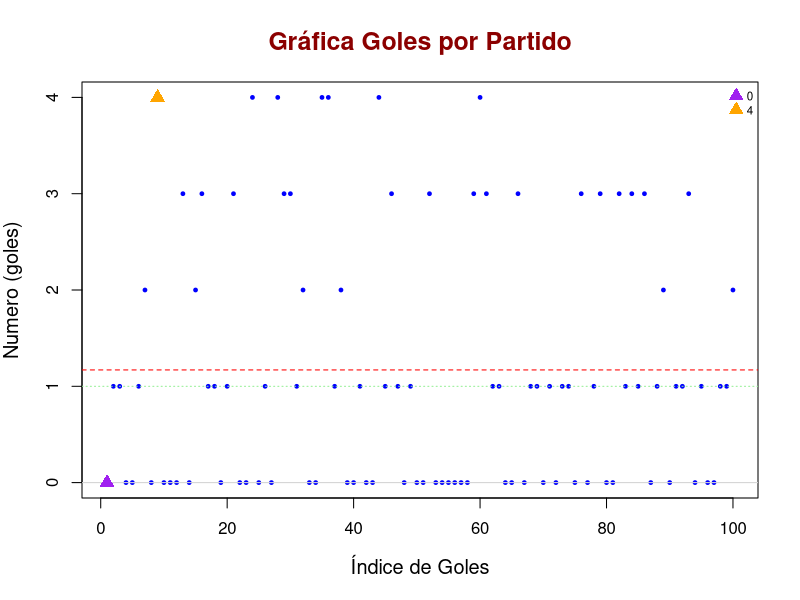
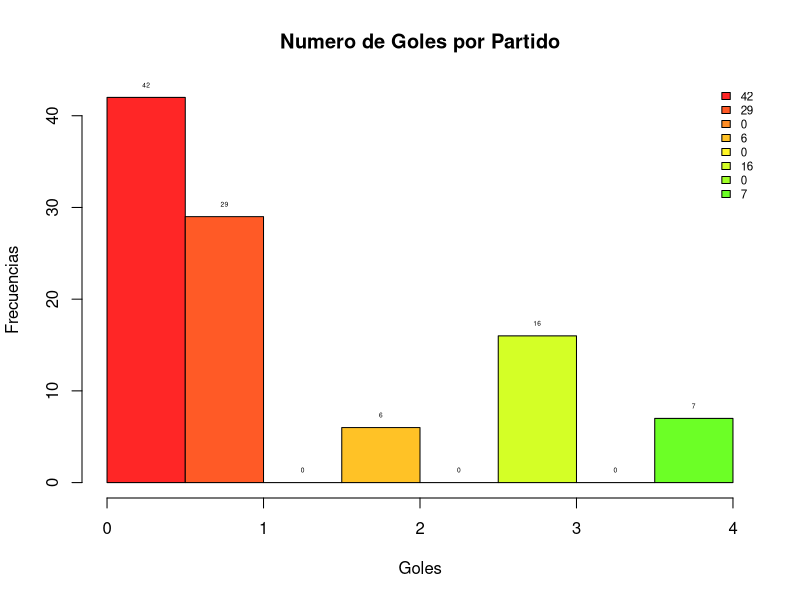
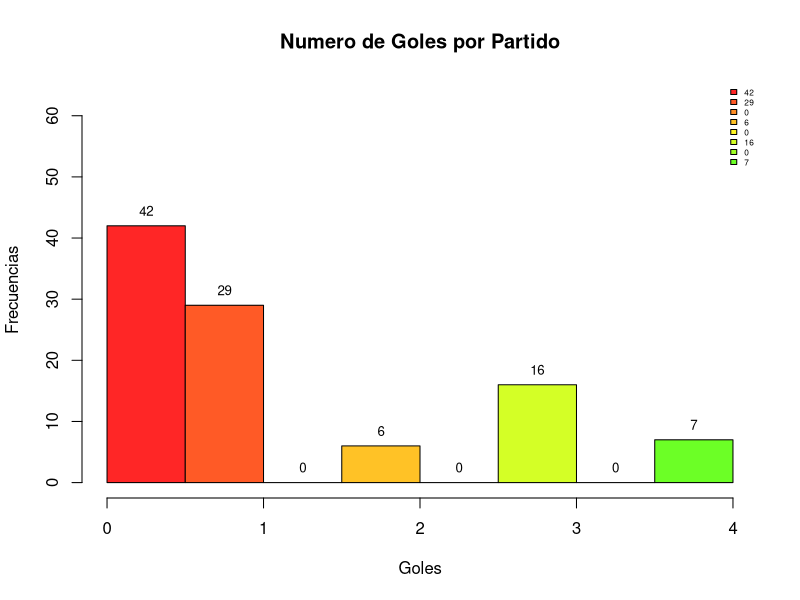
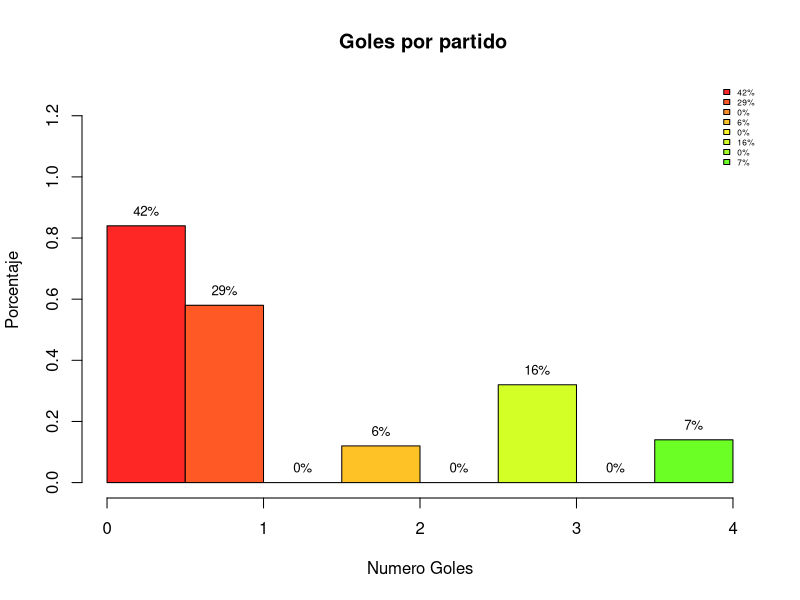
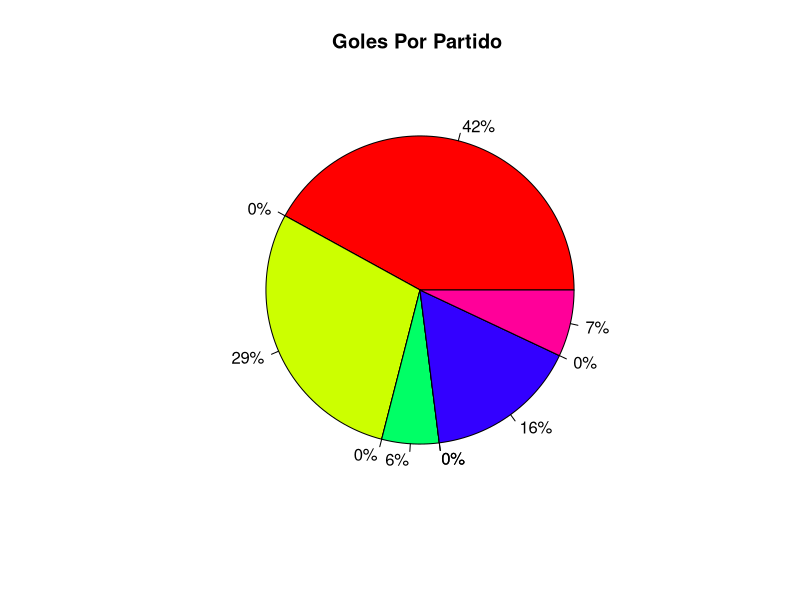
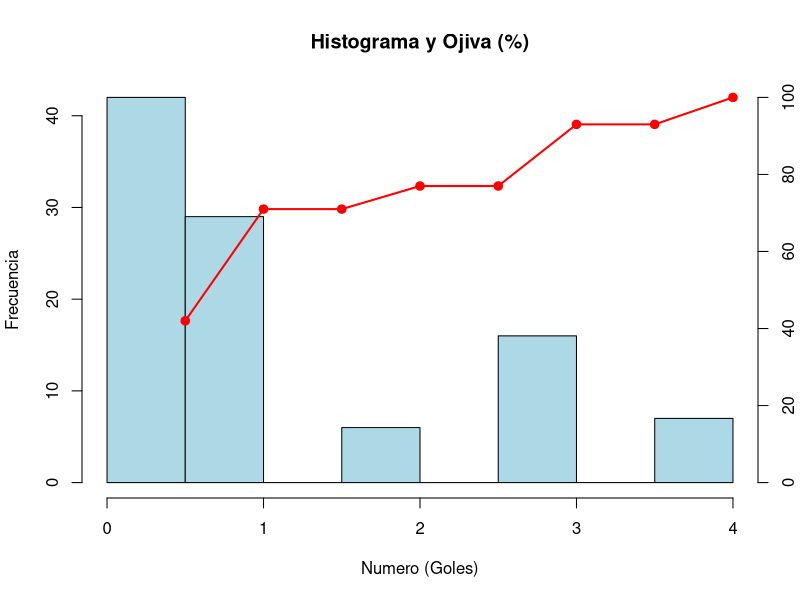

R code for these plots, in order:
## ---- chunk 1
knitr::opts_chunk$set(echo = TRUE)
## ---- chunk 2
rm(list = ls())

## ---- chunk 3
Goles_partido <- c( 0, 1, 1, 0, 0, 1, 2, 0, 4, 0, 0, 0, 3, 0, 2, 3, 1, 1, 0, 1, 3, 0, 0,
 4, 0, 1, 0, 4, 3, 3, 1, 2, 0, 0, 4, 4, 1, 2, 0, 0, 1, 0, 0, 4, 1, 3, 1, 0, 1, 0, 0, 3, 0, 0,
 0, 0, 0, 0, 3, 4, 3, 1, 1, 0, 0, 3, 0, 1, 1, 0, 1, 0, 1, 1, 0, 3, 0, 1, 3, 0, 0, 3, 1, 3, 1,
 3, 0, 1, 2, 0, 1, 1, 3, 0, 1, 0, 0, 1, 1, 2 )
## ---- chunk 4
summary(Goles_partido)
## ---- chunk 5
Goles_ord <- sort(Goles_partido); (Goles_ord)
cte <- 9
## ---- chunk 6
indices <- 1:1; (indices)
t <- cte*indices; (t)
## ---- chunk 7
mis_deciles <- Goles_ord[t]; (mis_deciles)
cuantiles <- quantile(Goles_partido); (cuantiles)
Q1 <- cuantiles[2]; (Q1)
Q2 <- cuantiles[3]; (Q2)
Q3 <- cuantiles[4]; (Q3)
## ---- chunk 8
x_media <- mean(Goles_partido);(x_media)
mi_min <- min(Goles_partido); (mi_min)
mi_max <- max(Goles_partido); (mi_max)
varianza <- var(Goles_partido); (varianza) 
DesvEst <- sd(Goles_partido); (DesvEst)
## ---- chunk 9
plot(
  Goles_partido,
  main = "Gráfica Goles por Partido",
  xlab = "Índice de Goles",
  ylab = "Numero (goles)",
  col = "blue",       
  pch = 19,           
  cex = 0.5,          
  cex.main = 1.5,     
  cex.lab = 1.2,      
  col.main = "darkred")
legend(
  "topright",                 
  legend = c(mi_min,mi_max),    
  pch = 17,
  col=c("purple","orange"),
  pt.cex = 1.5,                
  cex = 0.7,
  bty = "n"                    
)
abline(h = x_media, col = "red", lwd = 1, lty = 2)     
abline(h = Q2, col = "lightgreen", lwd = 1, lty = 3) 
abline(h = mis_deciles, col = "lightgray", lty = 1.5)
points(which.min(Goles_partido), min(Goles_partido), col = "purple", pch = 17, cex = 1.5)
points(which.max(Goles_partido), max(Goles_partido), col = "orange", pch = 17, cex = 1.5)
## ---- chunk 10
nbreaks=10;
miscolores <- rainbow(25,0.85);
h <- hist(Goles_partido, breaks = nbreaks, col= miscolores, 
          main = 'Numero de Goles por Partido',
          xlab="Goles",
          ylab="Frecuencias")
text(h$mids, h$counts, labels = h$counts, pos = 3, cex = 0.4, 
     col = "black")
nl <- length(h$counts); 
legend(
  "topright",                  # ubicación
  legend = h$counts,    # etiquetas
  fill = miscolores,
  col = miscolores,    # colores (uno por cada símbolo)
  pt.cex = 1.5,                # tamaño de los símbolos
  cex = 0.7,
  bty = "n"                    # sin borde en la caja
)
## ---- chunk 11
nbreaks=10;
h2 <- hist(Goles_partido, breaks = nbreaks, col= miscolores, 
           main = 'Numero de Goles por Partido',
           xlab="Goles",
           ylab="Frecuencias",
           ylim=c(0,max(h$counts)*1.5))
text(h$mids, h$counts, labels = h$counts, pos = 3, cex = 0.8, 
     col = "black")
nl <- length(h$counts); 
legend(
  "topright",                
  legend = h$counts,    
  fill = miscolores,
  col = miscolores,    
  pt.cex = 1.5,               
  cex = 0.5,
  bty = "n"                    
)
## ---- chunk 12
h3 <- hist(Goles_partido, 
           breaks = nbreaks, 
           col= miscolores, 
           main = ' Goles por partido',
           xlab="Numero Goles",
           ylab="Porcentaje",
           ylim=c(0,max(h$density)*1.5),
           probability=TRUE)
porcentajes <- h3$counts/sum(h3$counts)*100

text(h3$mids, 
     h3$density, 
     labels = paste0(round(porcentajes,1),"%"),
     pos = 3, 
     cex = 0.8, 
     col = "black")

nl <- length(h3$counts); (nl)
legend(
  "topright",                
  legend = paste0(round(porcentajes,1),"%"),
  fill = miscolores,
  cex = 0.5,
  bty = "n"                   
)
## ---- chunk 13
nbreaks <- 10
intervalos <- cut(Goles_partido, breaks = nbreaks); (intervalos)
tabla <- table(intervalos); (tabla)
porcentajes <- round(prop.table(tabla) * 100, 1); (porcentajes)
pie(tabla,
    main = "Goles Por Partido ",
    col = rainbow(length(tabla)),
    labels = paste0(porcentajes, "%"))
## ---- chunk 14
##---- Grafica combinada ----
nbreaks <- 10
h <- hist(Goles_partido, breaks = nbreaks, plot = FALSE)
hist(Goles_partido,
     breaks = nbreaks,
     col = "lightblue",
     main = "Histograma y Ojiva (%)",
     xlab = "Numero (Goles)",
     ylab = "Frecuencia")
freq_acum_pct <- cumsum(h$counts) / sum(h$counts) * 100
x_vals <- h$breaks[-1]
par(new = TRUE)
plot(x_vals, freq_acum_pct,
     type = "o", pch = 19, lwd = 2, col = "red",
     axes = FALSE, xlab = "", ylab = "",
     xlim = range(h$breaks), ylim = c(0, 100))
axis(4)                           
